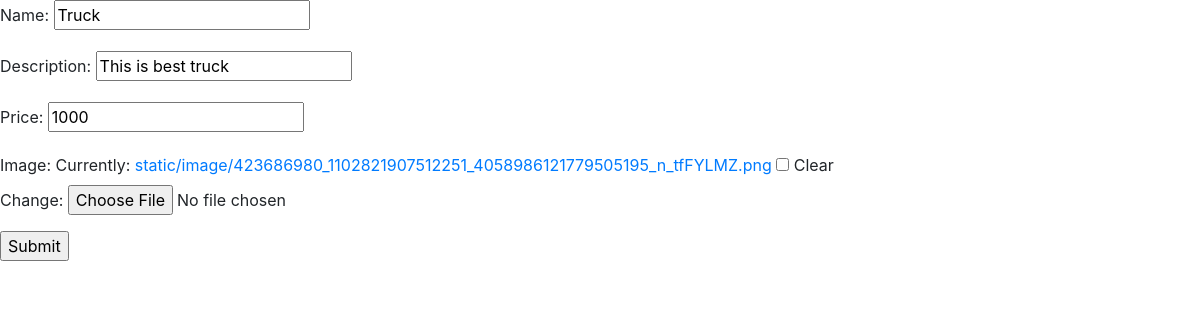
/updateitem/2/, run on the app's committed database.
### Home/models.py (models this page shows, shortened)
class item(models.Model):
    name = models.CharField(max_length=100)
    description = models.CharField(max_length=100,null=True)
    price = models.IntegerField()
    image = models.ImageField(upload_to='static/image/',null=True,blank=True)

### Home/views.py (the view)
def update_item(request,id):
    Item = item.objects.get(pk=id)
    form = itemupdateform(instance = Item)
    if request.method == 'POST':
        form = itemupdateform(request.POST, request.FILES, instance=Item)
        if form.is_valid():
            form.save()
            return redirect('index')
    return render(request,'Home/update_item.html',{'form':form})

### Home/forms.py
class itemupdateform(forms.ModelForm):
    class Meta:
        model = item
        fields = ['name','description','price','image']

### Home/templates/Home/update_item.html (shortened to what this page needs)
{%extends 'base.html'%}
{% load static %}
{%block content %}
<form method='POST'  enctype="multipart/form-data">
    {{form.as_p}}
    <input type='submit' value='Submit'>
    </form>
{%endblock%}

### data on the page
item: name "Truck", description "This is best truck", price "1000"
